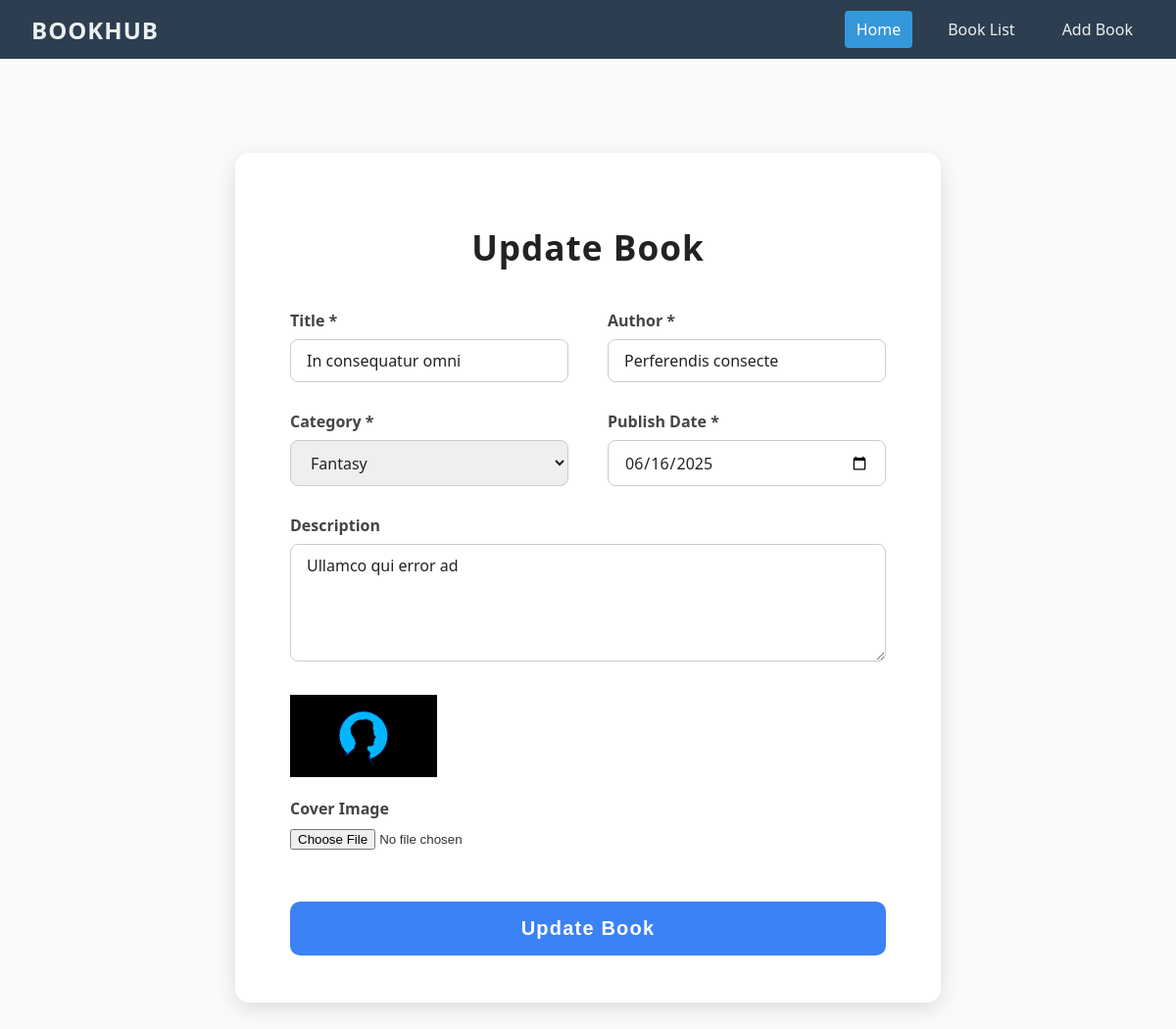
/book_update/12/, run on an earlier commit of the app's database.
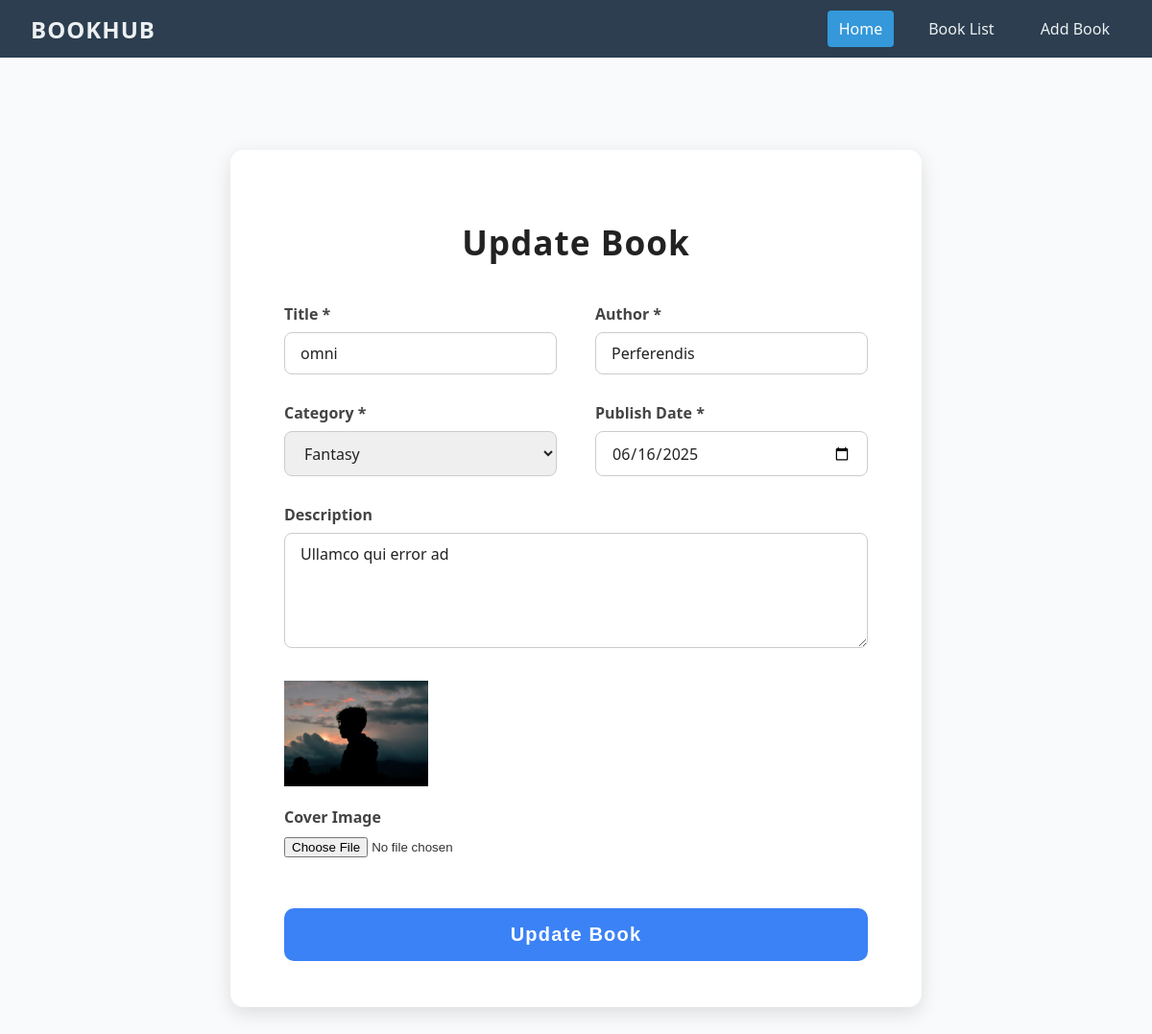
And on a later commit of the database.
### books/models.py (models this page shows)
class booksModel(models.Model):
    BookTitle = models.CharField(max_length=50, null=True)
    BookAuthor = models.CharField(max_length=50, null=True)
    BookCategory = models.CharField(max_length=100, null=True)
    BookPublishDate = models.DateField(auto_now_add=True, null=True)
    BookDescription = models.TextField(null=True)
    BookCoverPhoto = models.ImageField(upload_to='Media/cover_photo', null=True)

### books/views.py (the view, shortened to what this page needs)
# urls.py: path('book_update/<str:id>/', bookUpdate, name='bookUpdate'),
def bookUpdate(request, id):
    books = booksModel.objects.get(id=id)
    return render(request, 'book_update.html', {'books': books})

### books/Template/books/book_update.html (shortened to what this page needs)
{% extends "home.html" %}
{% block body %}
<div class="body">
  <main>
    <h1>Update Book</h1>
    <form method="POST" action="" enctype="multipart/form-data" novalidate>
      <div>
  <label for="title">Title *</label>
  <input type="text" id="title" name="title" placeholder="Enter book title" required autocomplete="off" value="{{ books.BookTitle }}" />
</div>
<div>
  <label for="author">Author *</label>
  <input type="text" id="author" name="author" placeholder="Enter author name" required autocomplete="off" value="{{ books.BookAuthor }}" />
</div>
<div>
  <label for="category">Category *</label>
  <select id="category" name="category" required>
    <option {% if books.BookCategory == 'Fantasy' %}selected{% endif %}>Fantasy</option>
  </select>
</div>
<div>
  <label for="publishDate">Publish Date *</label>
  <input type="date" id="publishDate" name="publishDate" required value="{{ books.BookPublishDate|date:'Y-m-d' }}" />
</div>
<div class="full-width">
  <label for="description">Description</label>
  <textarea id="description" name="description" placeholder="Enter a brief description (optional)">{{ books.BookDescription }}</textarea>
</div>
<div class="full-width">
  {% if books.BookCoverPhoto %}
    <img src="/{{ books.BookCoverPhoto }}" alt="Current Cover" style="max-width: 150px; margin-bottom: 1rem;" />
  {% endif %}
  <label for="cover">Cover Image</label>
  <input type="file" name="cover" value="{{ books.BookCoverPhoto }}" id="cover" />
</div>
      <button type="submit" aria-label="Add Book">Update Book</button>
    </form>
  </main>
</div>
{% endblock body %}

What changed in the data, as far as the page shows it:
changed booksModel "Fantasy": title "In consequatur omni" → "omni"; author "Perferendis consecte" → "Perferendis"; BookCoverPhoto: a different picture
